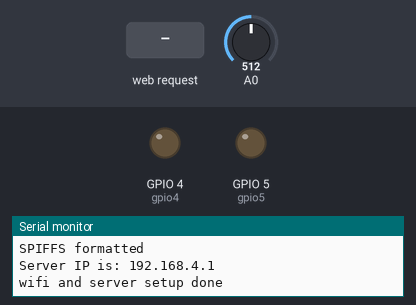
Recording of a sketch running on a simulated ESP8266 (NodeMCU). Shown: output pins drawn as LEDs (lit = HIGH), the last lines printed to the serial monitor. Inputs (shaded band) come from the test bench; at power-on: A0 = 512. Storage starts empty.

Above: at 1.2 s.
1.3 s: HTTP request GET /5/on received
At 2.5 s:
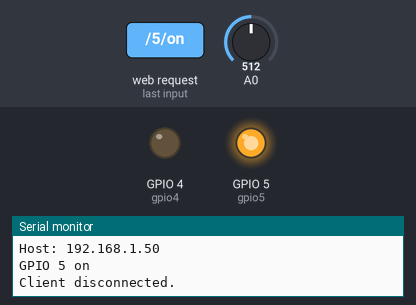
2.8 s: HTTP request GET /4/on received
At 3.9 s:
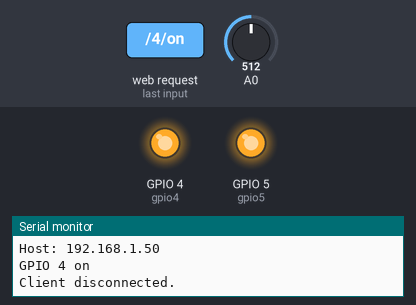
4.3 s: HTTP request GET /5/off received
At 5.0 s:
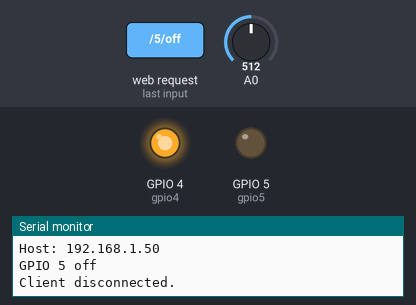
5.8 s: HTTP request GET /4/off received
At 6.1 s:
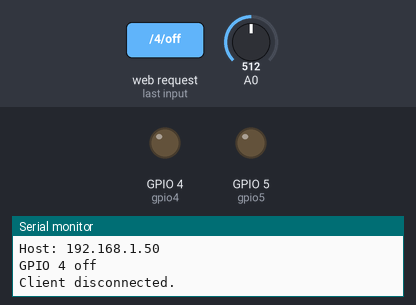
Timing chart, 0 to 8.3 s (numbered marks = the images above; inputs shaded):
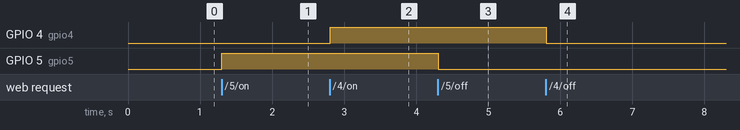

Measured:
- after the input at 1.3 s, GPIO 5 (gpio5): LOW → HIGH at once
- after the input at 2.8 s, GPIO 4 (gpio4): LOW → HIGH at once
- after the input at 4.3 s, GPIO 5 (gpio5): HIGH → LOW at once
- after the input at 5.8 s, GPIO 4 (gpio4): HIGH → LOW at once

The sketch:

home_iot.ino
```cpp
//nodeMCU (ESP8266)
/*
 * this project sets a nodeMCU as server.
 * being the central hub, its intended functions include:
 * 1. monitoring room temp and device status
 * 2. operation of light and fan of 1 room
 */

#include "FS.h"
#include "ESP8266WiFi.h"

//global variables
File ssid;
WiFiServer server(80);  //creating server object of class WiFiServer listening on port 80

void format()
{
  SPIFFS.begin();
  Serial.println();
  Serial.println("please wait 30s for SPIFFS to be formatted"); //printed garbage
  SPIFFS.format();
  Serial.println("SPIFFS formatted"); //printed correctly
}

void server_setup()
{
  WiFi.mode(WIFI_AP);
  WiFi.softAP("IoT", "12345678"); //AP name and default password set
  server.begin();                 //start the server
  IPAddress HTTPS_ServerIP= WiFi.softAPIP(); // Obtain the IP of the Server
  Serial.print("Server IP is: ");  Serial.println(HTTPS_ServerIP);
}

//=========================================================================================
  const unsigned int gpio5 = 5;       //light (D1)
  const unsigned int gpio4 = 4;       //fan   (D2)
  String gpio5_state = "off";
  String gpio4_state = "off";
//=========================================================================================

void setup()
{
  Serial.begin(115200);
  format();             //format any pre-existing files in flash memory

  //setup pins and strings to display status of gpio on webpage
  pinMode(gpio5, OUTPUT);
  pinMode(gpio4, OUTPUT);
  pinMode(A0, INPUT);

  server_setup();       //setup the nodeMCU as a server
  Serial.println("wifi and server setup done \n");
}

void server_actions()
{
  WiFiClient client = server.available();
  String header;
  if (client) {                             // If a new client connects,
    Serial.println("New Client.");          // print a message out in the serial port
    String currentLine = "";                // make a String to hold incoming data from the client
    while (client.connected()) {            // loop while the client's connected
      if (client.available()) {             // if there's bytes to read from the client,
        char c = client.read();             // read a byte, then
        Serial.write(c);                    // print it out the serial monitor
        header += c;
        if (c == '\n') {                    // if the byte is a newline character
          // if the current line is blank, you got two newline characters in a row.
          // that's the end of the client HTTP request, so send a response:
          if (currentLine.length() == 0) {
            // HTTP headers always start with a response code (e.g. HTTP/1.1 200 OK)
            // and a content-type so the client knows what's coming, then a blank line:
            client.println("HTTP/1.1 200 OK");
            client.println("Content-type:text/html");
            client.println("Connection: close");
            client.println();

            // turns the GPIOs on and off
            if (header.indexOf("GET /5/on") >= 0) {
              Serial.println("GPIO 5 on");
              gpio5_state = "on";
              digitalWrite(gpio5, HIGH);
            } else if (header.indexOf("GET /5/off") >= 0) {
              Serial.println("GPIO 5 off");
              gpio5_state = "off";
              digitalWrite(gpio5, LOW);
            } else if (header.indexOf("GET /4/on") >= 0) {
              Serial.println("GPIO 4 on");
              gpio4_state = "on";
              digitalWrite(gpio4, HIGH);
            } else if (header.indexOf("GET /4/off") >= 0) {
              Serial.println("GPIO 4 off");
              gpio4_state = "off";
              digitalWrite(gpio4, LOW);
            }

            // Display the HTML web page
            client.println("<!DOCTYPE html><html>");
            client.println("<head><meta name=\"viewport\" content=\"width=device-width, initial-scale=1\">");
            client.println("<link rel=\"icon\" href=\"data:,\">");
            // CSS to style the on/off buttons
            // Feel free to change the background-color and font-size attributes to fit your preferences
            client.println("<style>html { font-family: Helvetica; display: inline-block; margin: 0px auto; text-align: center;}");
            client.println(".button { background-color: #195B6A; border: none; color: white; padding: 16px 40px;");
            client.println("text-decoration: none; font-size: 30px; margin: 2px; cursor: pointer;}");
            client.println(".button2 {background-color: #77878A;}</style></head>");

            // Web Page Heading
            client.println("<body><h1>ESP8266 Web Server</h1>");

            // Display current state, and ON/OFF buttons for GPIO 5
            client.println("<p>GPIO 5 - State " + gpio5_state + "</p>");
            // If the output5State is off, it displays the ON button
            if (gpio5_state=="off") {
              client.println("<p><a href=\"/5/on\"><button class=\"button\">ON</button></a></p>");
            } else {
              client.println("<p><a href=\"/5/off\"><button class=\"button button2\">OFF</button></a></p>");
            }

            // Display current state, and ON/OFF buttons for GPIO 4
            client.println("<p>GPIO 4 - State " + gpio4_state + "</p>");
            // If the output4State is off, it displays the ON button
            if (gpio4_state=="off") {
              client.println("<p><a href=\"/4/on\"><button class=\"button\">ON</button></a></p>");
            } else {
              client.println("<p><a href=\"/4/off\"><button class=\"button button2\">OFF</button></a></p>");
            }
            client.print("proximity reading: "); client.println(analogRead(A0));
            client.println("</body></html>");

            // The HTTP response ends with another blank line
            client.println();
            // Break out of the while loop
            break;
          } else { // if you got a newline, then clear currentLine
            currentLine = "";
          }
        } else if (c != '\r') {  // if you got anything else but a carriage return character,
          currentLine += c;      // add it to the end of the currentLine
        }
      }
    }
    // Clear the header variable
    header = "";
    // Close the connection
    client.stop();
    Serial.println("Client disconnected.");
    Serial.println("");
  }
}

void loop()
{
  //  Serial.print("proximity reading: "); Serial.println(analogRead(A0));
  //printing continously hampering webserver call
  server_actions();
}
```
